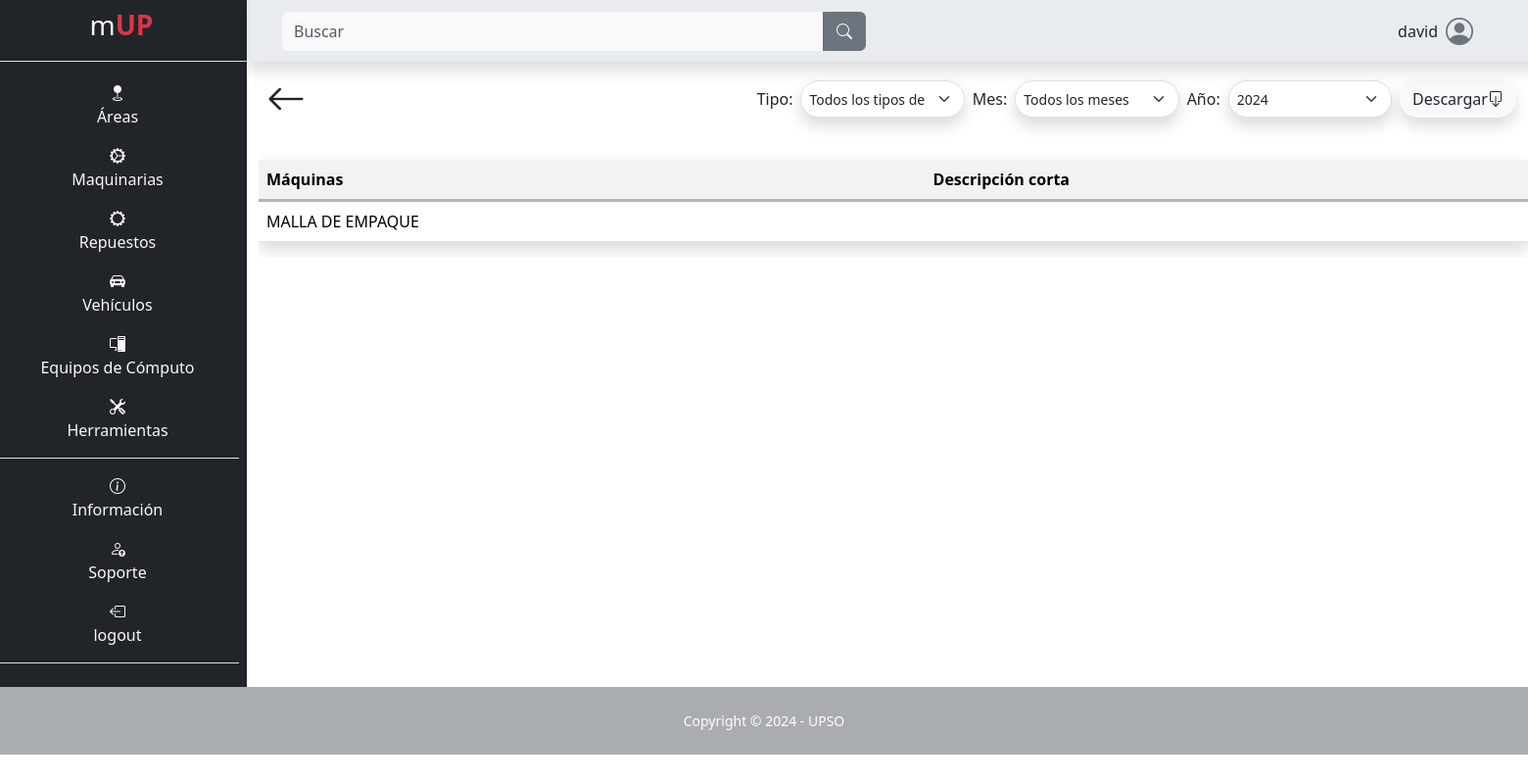
Before: /maquina/tabla/ (signed in) with the older database file.
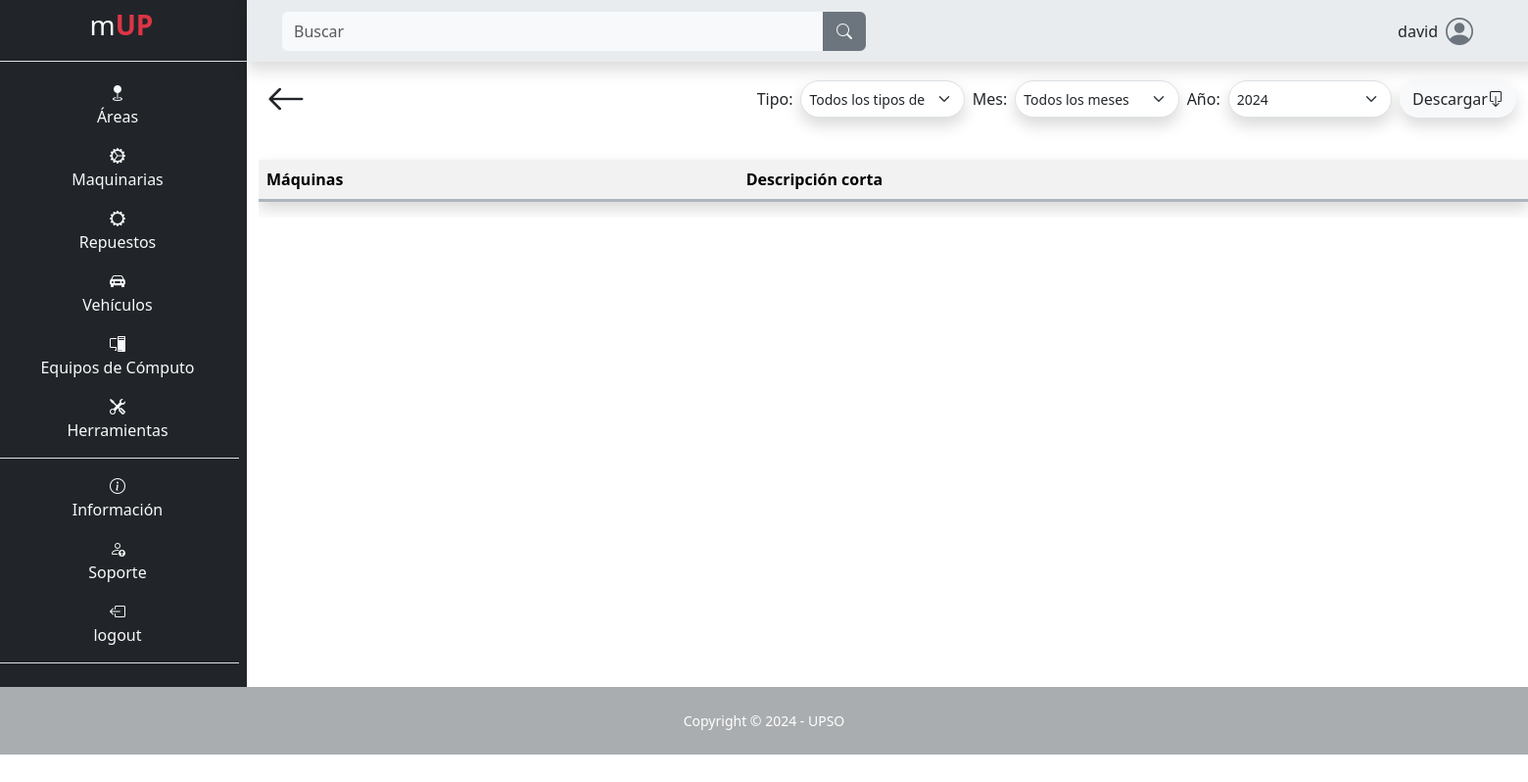
After: the same page with the newer database file.
### app/mUP_maquina/models.py (models this page shows, shortened)
class Maquina(models.Model):
    nombre = models.CharField(max_length=100, null=False, blank=False)
    encargado = models.CharField(max_length=100, blank=False, null=False)
    teléfono_encargado = models.CharField(max_length=100, blank=False, null=False)
    descripción = models.TextField(max_length=500, null=False, blank=False)
    ubicación = models.CharField(max_length=100, null=False, blank=False)
    tipo_de_máquina = models.CharField(max_length=100, null=False, blank=False)
    número_de_serie_o_modelo = models.CharField(max_length=100, null=False, blank=False)
    proveedor = models.CharField(max_length=100, null=False, blank=False)
    costo_de_adquisición = models.IntegerField(blank=False, null=False)
    fecha_de_adquisición = models.DateField(default=date.today, blank=False, null=False)
    fecha_de_instalación = models.DateField(default=date.today, blank=False, null=False)
    estado_de_garantía = models.CharField(max_length=100, null=False, blank=False)
    consumo_de_energía = models.CharField(max_length=100, null=False, blank=False)
    horas_máquina_trabajada = models.IntegerField(blank=False, null=False)
    intervalo_mantenimiento = models.IntegerField(blank=False, null=False)
    fecha_ultimo_mantenimiento = models.DateField(default=date.today, blank=False, null=False)
    imagen = models.ImageField(upload_to="maquina/imagen", null=False, blank=False)

### app/mUP_maquina/views.py (the view)
# urls.py: path('tabla/', views.tabla_mantenimientos, name="area_tabla_mantenimientos"),
@login_required
def tabla_mantenimientos(request):
    maquinas = Maquina.objects.all()
    tipos_mantenimiento = TipoMantenimientoMaquina.objects.all()
    for maquina in maquinas:
        maquina.mantenimientos = maquina.mantenimientomaquina_set.all().order_by('-fecha_fin', '-hora_fin')
    context = {
        'maquinas': maquinas,
        'tipos_mantenimiento': tipos_mantenimiento,
    }
    return render(request, 'mUP_maquina/tablas.html', context)

### templates/mUP_maquina/tablas.html (shortened to what this page needs)
{% extends "layout/base.html" %}
{% block 'content' %}
<div class="container">
    <div class="d-flex p-2 justify-content-between">
        <a class="text-decoration-none text-dark" href="{% url "maquina" %}">
            <i class="bi bi-arrow-left fs-1"></i>
        </a>
        <form class="d-flex mt-auto mb-auto" action="{% url 'documento_general_mantenimientos_maquina' %}" method="get" style="max-height: 50px; min-width: 600px;">
          <label class="mt-auto mb-auto m-1" for="tipo_mantenimiento">Tipo:</label>
            <select class="form-select form-select-sm m-1 shadow rounded-pill" name="tipo_mantenimiento" id="tipo_mantenimiento">
                <option value="">Todos los tipos de mantenimiento</option>
            </select>
          <label class="mt-auto mb-auto m-1" for="mes">Mes:</label>
          <select class="form-select form-select-sm m-1 shadow rounded-pill" name="mes" id="mes">
            <option value="">Todos los meses</option>
          </select>
          <label class="mt-auto mb-auto m-1" for="anio">Año:</label>
          <select class="form-select form-select-sm m-1 shadow rounded-pill" name="anio" id="anio">
              <option value="2024">2024</option>
          </select>
          <button type="submit" value="Submit" class="btn custom d-flex m-1 shadow rounded-pill">Descargar  <i class="bi bi-box-arrow-down mt-auto mb-auto"></i></button>
        </form>
    </div>
    <div class="table-responsive">
    <table class="table table-striped mt-4 shadow">
      <tr class="border border-end-0 border-start-0 border-top-0 border-3 border-dark-subtle">
        <th>Máquinas</th>
        <th>Descripción corta</th>
      </tr>
      {% for maquina in maquinas %}
      <tr>
        <td>{{ maquina.nombre }}</td>
        <td>
        </td>
      </tr>
      {% endfor %}
    </table>
    </div>
</div>
{% endblock %}

Changed rows visible on the page:
removed Maquina: nombre "MALLA DE EMPAQUE"
